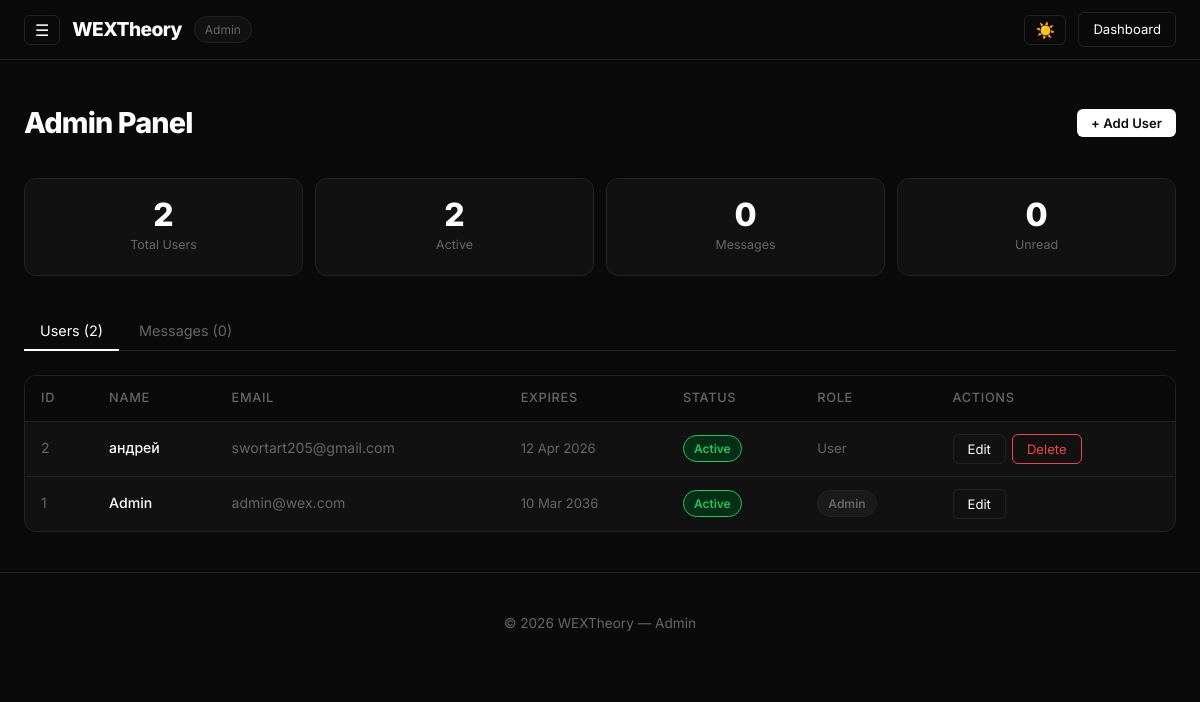
The page /admin (signed in) on the database its author committed.
### models.py (models this page shows)
class User(Base):
    __tablename__ = "users"
    id = Column(Integer, primary_key=True, index=True)
    email = Column(String, unique=True, index=True, nullable=False)
    password_hash = Column(String, nullable=False)
    name = Column(String, nullable=False)
    created_at = Column(DateTime, default=datetime.utcnow)
    expires_at = Column(DateTime, nullable=False)
    is_admin = Column(Boolean, default=False)
    stripe_customer_id     = Column(String, nullable=True)
    stripe_subscription_id = Column(String, nullable=True)
    subscription_status    = Column(String, default="free")   # free/active/past_due/canceled/incomplete
    current_period_end     = Column(DateTime, nullable=True)
    attempts = relationship("UserTestAttempt", back_populates="user")

### main.py (the view)
@app.get("/admin", response_class=HTMLResponse)
async def admin_page(request: Request, db: Session = Depends(get_db)):
    user = get_current_user(request, db)
    if not user:
        return RedirectResponse("/login", status_code=302)
    if not user.is_admin:
        return RedirectResponse("/dashboard", status_code=302)
    users = db.query(models.User).order_by(models.User.created_at.desc()).all()
    messages = db.query(models.ContactMessage).order_by(
        models.ContactMessage.created_at.desc()
    ).all()
    unread_count = sum(1 for m in messages if not m.is_read)
    return templates.TemplateResponse("admin.html", {
        "request": request, "user": user, "users": users,
        "messages": messages, "unread_count": unread_count,
        "now": datetime.utcnow(),
    })

### templates/admin.html (shortened to what this page needs)
{% extends "base.html" %}
{% block body %}
<nav>
  <div class="nav-inner">
    <div class="nav-left">
      <button class="burger-btn" onclick="sbOpen()">☰</button>
      <a href="/" class="logo">WEXTheory</a>
      <span style="font-size:0.75rem;padding:3px 10px;background:var(--bg-card);border:1px solid var(--border);border-radius:999px;color:var(--text-muted);">Admin</span>
    </div>
    <div class="nav-right">
      <button class="theme-btn" onclick="toggleTheme()" id="navThemeBtn">☀️</button>
      <a href="/dashboard" class="btn-ghost btn-sm">Dashboard</a>
    </div>
  </div>
</nav>
<div class="page">
  <div style="display:flex;align-items:center;justify-content:space-between;margin-bottom:32px;flex-wrap:wrap;gap:12px;">
    <h1 style="font-size:1.8rem;font-weight:800;letter-spacing:-0.03em;">Admin Panel</h1>
    <button class="btn-primary btn-sm" onclick="openCreateModal()">+ Add User</button>
  </div>
  <div style="display:grid;grid-template-columns:repeat(4,1fr);gap:12px;margin-bottom:36px;">
    <div class="card" style="padding:20px;text-align:center;">
      <div style="font-size:2rem;font-weight:800;line-height:1;">{{ users|length }}</div>
      <div style="font-size:0.78rem;color:var(--text-muted);margin-top:4px;">Total Users</div>
    </div>
    <div class="card" style="padding:20px;text-align:center;">
      <div style="font-size:2rem;font-weight:800;line-height:1;">{{ users | selectattr('expires_at', 'gt', now) | list | length }}</div>
      <div style="font-size:0.78rem;color:var(--text-muted);margin-top:4px;">Active</div>
    </div>
    <div class="card" style="padding:20px;text-align:center;">
      <div style="font-size:2rem;font-weight:800;line-height:1;">{{ messages|length }}</div>
      <div style="font-size:0.78rem;color:var(--text-muted);margin-top:4px;">Messages</div>
    </div>
    <div class="card" style="padding:20px;text-align:center;">
      <div style="font-size:2rem;font-weight:800;line-height:1;">{{ unread_count }}</div>
      <div style="font-size:0.78rem;color:var(--text-muted);margin-top:4px;">Unread</div>
    </div>
  </div>
  <div class="tabs">
    <button class="tab-btn active" id="tabUsers" onclick="switchTab('users')">Users ({{ users|length }})</button>
    <button class="tab-btn" id="tabMessages" onclick="switchTab('messages')">Messages ({{ messages|length }}){% if unread_count > 0 %} <span style="color:var(--wrong);">•</span>{% endif %}</button>
  </div>
  <div id="panelUsers">
    <div class="card" style="padding:0;overflow:hidden;">
      <table class="admin-table">
        <thead>
          <tr>
            <th>ID</th>
            <th>Name</th>
            <th>Email</th>
            <th>Expires</th>
            <th>Status</th>
            <th>Role</th>
            <th>Actions</th>
          </tr>
        </thead>
        <tbody>
          {% for u in users %}
          <tr>
            <td style="color:var(--text-muted);">{{ u.id }}</td>
            <td style="font-weight:500;">{{ u.name }}</td>
            <td style="color:var(--text-muted);">{{ u.email }}</td>
            <td style="color:var(--text-muted);font-size:0.82rem;">{{ u.expires_at.strftime('%d %b %Y') }}</td>
            <td>
              {% if u.expires_at > now %}
              <span class="badge-green">Active</span>
              {% else %}
              <span class="badge-red">Expired</span>
              {% endif %}
            </td>
            <td>
              {% if u.is_admin %}
              <span class="badge-gray">Admin</span>
              {% else %}
              <span style="color:var(--text-muted);font-size:0.82rem;">User</span>
              {% endif %}
            </td>
            <td>
              <div style="display:flex;gap:6px;">
                <button class="btn-ghost btn-sm" onclick='openEditModal({{ u.id }}, {{ u.name | tojson }}, {{ u.email | tojson }}, {{ u.is_admin | tojson }})'>Edit</button>
                {% if u.id != user.id %}
                <button class="btn-ghost btn-sm" style="color:var(--wrong);border-color:var(--wrong);" onclick="deleteUser({{ u.id }}, {{ u.name | tojson }})">Delete</button>
                {% endif %}
              </div>
            </td>
          </tr>
          {% endfor %}
        </tbody>
      </table>
    </div>
  </div>
</div>
<footer>
  <div class="footer-inner">
    <div>© 2026 WEXTheory — Admin</div>
  </div>
</footer>
{% endblock %}

### static/style.css (style rules this page uses)
:root { --bg: #0a0a0a; --bg-card: #111111; --border: #222222; --text: #ffffff; --text-muted: #666666; --accent: #ffffff; --btn-bg: #ffffff; --btn-text: #0a0a0a; --correct: #22c55e; --correct-bg: #052e16; --wrong: #ef4444; --wrong-bg: #1a0505; }
*, *::before, *::after { box-sizing: border-box; margin: 0; padding: 0; }
html { scroll-behavior: smooth; }
body { background: var(--bg); color: var(--text); font-family: 'Inter', -apple-system, BlinkMacSystemFont, sans-serif; font-size: 15px; line-height: 1.6; -webkit-font-smoothing: antialiased; min-height: 100vh; }
a { color: inherit; text-decoration: none; }
button { font-family: inherit; }
nav { height: 60px; border-bottom: 1px solid var(--border); display: flex; align-items: center; position: sticky; top: 0; z-index: 100; background: var(--bg); }
.nav-inner { max-width: 1200px; margin: 0 auto; display: flex; align-items: center; justify-content: space-between; padding: 0 24px; height: 100%; width: 100%; }
.nav-left { display: flex; gap: 12px; align-items: center; }
.nav-right { display: flex; gap: 12px; align-items: center; }
.logo { font-weight: 800; font-size: 1.2rem; color: var(--text); text-decoration: none; letter-spacing: -0.03em; }
.btn-primary { background: var(--btn-bg); color: var(--btn-text); padding: 10px 24px; border-radius: 6px; font-weight: 600; border: none; cursor: pointer; font-size: 0.9rem; font-family: inherit; display: inline-flex; align-items: center; gap: 6px; transition: opacity 0.15s; white-space: nowrap; }
.btn-ghost { background: transparent; border: 1px solid var(--border); color: var(--text); padding: 10px 24px; border-radius: 6px; cursor: pointer; font-size: 0.9rem; font-family: inherit; display: inline-flex; align-items: center; gap: 6px; transition: border-color 0.15s; white-space: nowrap; }
.btn-sm { padding: 6px 14px; font-size: 0.82rem; }
.card { background: var(--bg-card); border: 1px solid var(--border); border-radius: 12px; padding: 24px; }
.badge-green { display: inline-block; background: var(--correct-bg); color: var(--correct); font-size: 0.75rem; font-weight: 600; padding: 3px 10px; border-radius: 999px; border: 1px solid var(--correct); }
.badge-gray { display: inline-block; background: #1a1a1a; color: var(--text-muted); font-size: 0.75rem; font-weight: 600; padding: 3px 10px; border-radius: 999px; border: 1px solid var(--border); }
.page { max-width: 1200px; margin: 0 auto; padding: 40px 24px; }
.burger-btn { background: none; border: 1px solid var(--border); padding: 6px 10px; border-radius: 6px; color: var(--text); cursor: pointer; font-size: 1rem; line-height: 1; font-family: inherit; transition: border-color 0.15s; }
.theme-btn { background: none; border: 1px solid var(--border); padding: 6px 10px; border-radius: 6px; color: var(--text); cursor: pointer; font-size: 1rem; line-height: 1; font-family: inherit; transition: border-color 0.15s; }
footer { border-top: 1px solid var(--border); padding: 40px 24px; text-align: center; color: var(--text-muted); font-size: 0.85rem; }
.footer-inner { max-width: 1200px; margin: 0 auto; }
.admin-table { width: 100%; border-collapse: collapse; }
.admin-table th, .admin-table td { text-align: left; padding: 12px 16px; border-bottom: 1px solid var(--border); font-size: 0.88rem; }
.admin-table th { color: var(--text-muted); font-weight: 500; font-size: 0.8rem; text-transform: uppercase; letter-spacing: 0.05em; background: var(--bg); }
.admin-table tr:last-child td { border-bottom: none; }
.tabs { display: flex; gap: 4px; border-bottom: 1px solid var(--border); margin-bottom: 24px; }
.tab-btn { background: none; border: none; color: var(--text-muted); padding: 10px 16px; font-size: 0.9rem; cursor: pointer; border-bottom: 2px solid transparent; margin-bottom: -1px; font-family: inherit; transition: color 0.15s, border-color 0.15s; }
.tab-btn.active { color: var(--text); border-bottom-color: var(--text); }
.page { animation: fadeIn 0.3s ease both; }
.card { transition: transform 0.15s ease, box-shadow 0.15s ease, border-color 0.15s ease; }
.btn-primary, .btn-ghost { transition: transform 0.12s ease, opacity 0.12s ease, background 0.15s ease, color 0.15s ease; }
body, nav, .sidebar, .modal, .card, .btn-primary, .btn-ghost, input, textarea, select { transition: background-color 0.2s ease, color 0.2s ease, border-color 0.2s ease; }

### rows shown on the page
User: id "2", name "андрей", email "swortart205@gmail.com", expires_at "12 Apr 2026", shows "Active", is_admin "User"
User: id "1", name "Admin", email "admin@wex.com", expires_at "10 Mar 2036", shows "Active", is_admin "Admin"

### other values the page prints
{{ users|length }} "2"
{{ users | selectattr('expires_at', 'gt', now) | list | length }} "2"
{{ messages|length }} "0"
{{ unread_count }} "0"
